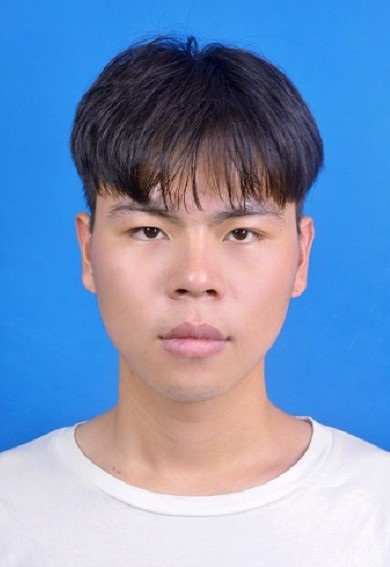
#> input picture 毕业设计/UserImage/汤泽坤.jpg, 390 x 567 px; its folder holds only this picture in this run
$ python -i img_pre.py   (imports and definitions only)
#> lines starting #> are read from the running program, lines starting #| are printed output that depends on the picture
import time
import random
import os
import cv2
import numpy as np
from skimage.feature import hog
from sklearn.svm import SVC
import joblib
from sklearn.model_selection import train_test_split
from sklearn.model_selection import GridSearchCV


# [5 lines left out: function warpAffine, not called in this run]

def rotat(img):

    M = cv2.getRotationMatrix2D((32, 32), random.randint(-15, 15), 1)
    img_ = cv2.warpAffine(img, M, dsize=(64, 64) )
    return img_

def random_img(img):

    choice = random.choice([1, 2])
    if choice == 1:
        img_ = warpAffine(img)
    else:
        img_ = rotat(img)

    return img_

# [6 lines left out: function get_img, not called in this run]

def save_img(dir_path, img, i):

    cv2.imwrite(dir_path+"\\{}.jpg".format(i), img)

# [78 lines left out: functions get_none_img, get_hog_feature, get_labels, get_img_list, svm_train, recognition, not called in this run]


# [9 lines not run here, left out]

    # [15 lines of commented-out code are left out]

>>> import cv2
>>> picture = cv2.imread('UserImage/汤泽坤.jpg')
#> picture is the input picture: shape (567, 390, 3); mean B, G, R 188.5, 149.6, 124.5
>>> result = random_img(picture)
#> in rotat, `img_ = cv2.warpAffine(img, M, dsize=(64, 64) )`:
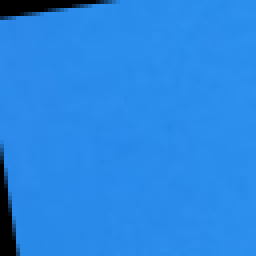
#> img_: shape (64, 64, 3) (shown 4 times larger); mean B, G, R 226.9, 135.3, 41.1
